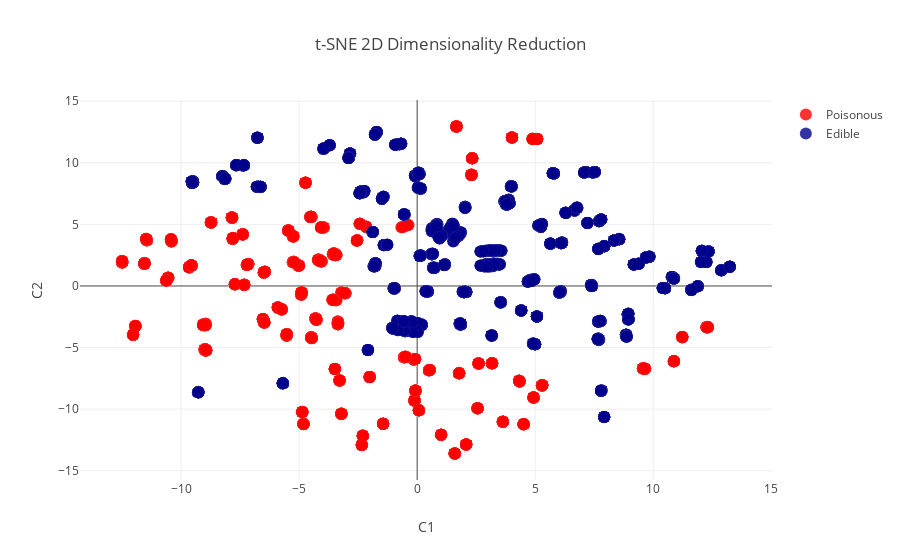

Notebook source saved alongside this figure:
### Code cell
complete_test_2D(X_tsne, Y, 't-SNE')

### Figure 1 — Plotly figure (JSON) as saved in the notebook; plotly's stock layout.template omitted (floating-point values rounded to 4 significant figures; data arrays with more than 128 entries replaced by an {"elided": "..."} marker saying what was removed)
{"data": [{"marker": {"color": "red", "line": {"color": "rgba(217, 217, 217, 0.14)", "width": 0.5}, "opacity": 0.8, "size": 12}, "mode": "markers", "name": "Poisonous", "type": "scatter", "uid": "a69ab55f-df9b-4621-b0f6-fcae123d49e7", "x": {"elided": "3916 float values"}, "y": {"elided": "3916 float values"}}, {"marker": {"color": "darkblue", "line": {"color": "rgba(217, 217, 217, 0.14)", "width": 0.5}, "opacity": 0.8, "size": 12}, "mode": "markers", "name": "Edible", "type": "scatter", "uid": "da5b82a7-c0f9-4d7e-a03c-cdeb303b8e61", "x": {"elided": "4208 float values"}, "y": {"elided": "4208 float values"}}], "layout": {"title": {"text": "t-SNE 2D Dimensionality Reduction"}, "xaxis": {"showline": false, "title": {"text": "C1"}}, "yaxis": {"showline": false, "title": {"text": "C2"}}}}
